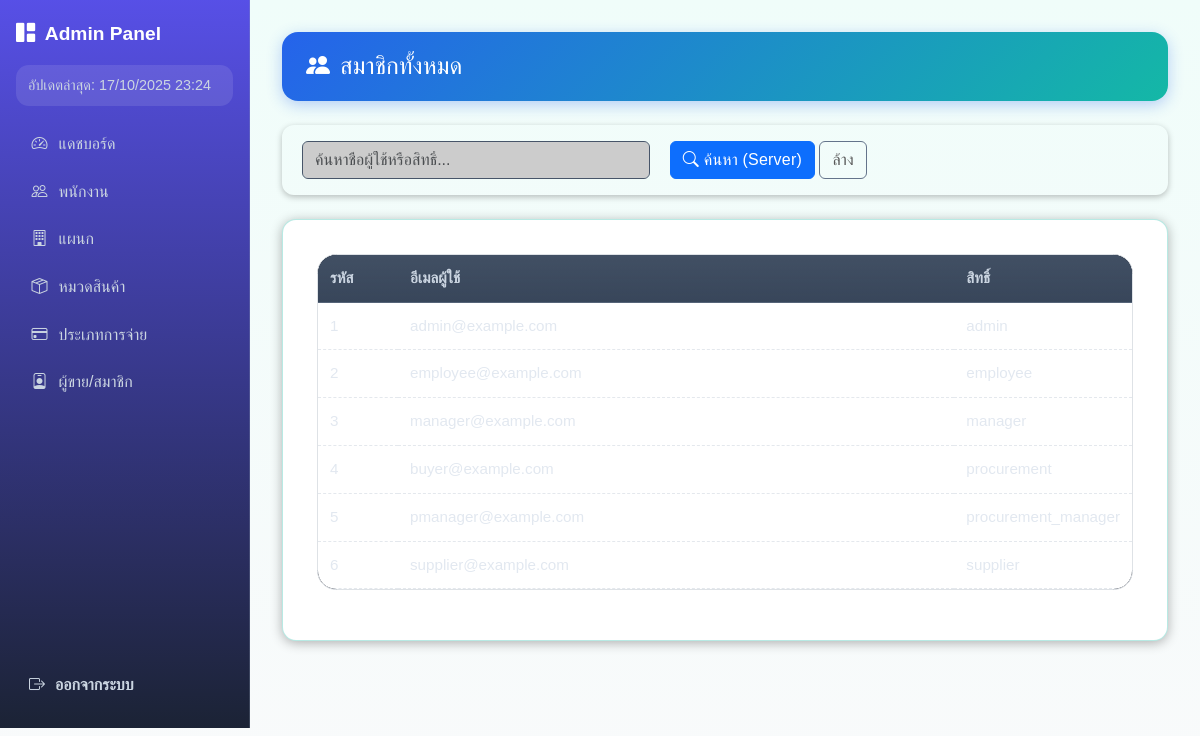
The app's page /admin/supplierManagement.php with its own data.
### tables this page shows
CREATE TABLE `users` (
  `user_id` int(11) NOT NULL,
  `email` varchar(190) NOT NULL,
  `password_hash` varchar(255) NOT NULL,
  `role` enum('admin','employee','manager','procurement','procurement_manager','supplier') NOT NULL,
  `status` enum('active','inactive','locked') NOT NULL DEFAULT 'active',
  `employee_id` int(11) DEFAULT NULL,
  `supplier_id` int(11) DEFAULT NULL,
  `created_at` timestamp NOT NULL DEFAULT current_timestamp(),
  `updated_at` timestamp NULL DEFAULT NULL ON UPDATE current_timestamp()
);

### admin/supplierManagement.php (the view, shortened to what this page needs)
<?php
include("../connect.php");
$search = trim($_GET['q'] ?? '');
if ($search !== '') {
  $stmt = $conn->prepare("SELECT user_id, email, role FROM users WHERE email LIKE ? ORDER BY user_id");
  $like = "%" . $search . "%";
  $stmt->bind_param('s', $like);
  $stmt->execute();
  $result = $stmt->get_result();
} else {
  $result = $conn->query("SELECT user_id, email, role FROM users ORDER BY user_id");
}
require __DIR__ . '/partials/admin_header.php';
?>
<!DOCTYPE html>
<html lang="th">
<head>
<link href="https://cdn.jsdelivr.net/npm/bootstrap@5.3.3/dist/css/bootstrap.min.css" rel="stylesheet">
<link href="https://cdn.jsdelivr.net/npm/bootstrap-icons@1.11.3/font/bootstrap-icons.css" rel="stylesheet">
</head>
<body>
<div class="main-wrapper">
  <div class="page-head">
    <h2><i class="bi bi-people-fill"></i> สมาชิกทั้งหมด</h2>
  </div>
  <div class="search-bar">
    <form class="row g-2" method="get" action="supplierManagement.php"" onsubmit="return false;">
      <div class="col-md-5 col-sm-8">
        <input id="liveSearch" type="search" name="q" value="<?= htmlspecialchars($search) ?>"
               class="form-control" placeholder="ค้นหาชื่อผู้ใช้หรือสิทธิ์..." autocomplete="off">
      </div>
      <div class="col-auto">
        <button id="serverSearch" class="btn btn-primary"><i class="bi bi-search"></i> ค้นหา (Server)</button>
        <a href="supplierManagement.php" class="btn btn-outline-secondary">ล้าง</a>
      </div>
    </form>
  </div>
  <div class="card">
    <div class="card-body">
      <div class="table-responsive">
        <table class="table align-middle table-hover">
          <thead>
            <tr>
              <th style="width:80px">รหัส</th>
              <th>อีเมลผู้ใช้</th>
              <th style="width:160px">สิทธิ์</th>
            </tr>
          </thead>
          <tbody id="memberTbody">
            <?php while($row = $result->fetch_assoc()): ?>
              <tr data-username="<?= htmlspecialchars(strtolower($row['email'])) ?>" data-role="<?= htmlspecialchars(strtolower($row['role'])) ?>">
                <td><?= (int)$row['user_id'] ?></td>
                <td><?= htmlspecialchars($row['email']) ?></td>
                <td><?= htmlspecialchars($row['role']) ?></td>
              </tr>
            <?php endwhile; ?>
          </tbody>
        </table>
      </div>
    </div>
  </div>
</div>
</body>
</html>

### assets/css/app-theme.css (style rules this page uses)
:root { --font-sans: "Inter", "Prompt", system-ui, -apple-system, Segoe UI, Roboto, "Helvetica Neue", Arial, "Noto Sans", "Apple Color Emoji", "Segoe UI Emoji", "Segoe UI Symbol"; --radius-sm: .4rem; --radius: .8rem; --radius-lg: 1.2rem; --shadow-1: 0 1px 2px rgba(0,0,0,.06), 0 1px 1px rgba(0,0,0,.04); --shadow-2: 0 6px 16px rgba(0,0,0,.08), 0 2px 6px rgba(0,0,0,.04); --bg: #0f172a; --panel: #0b1220; --muted: #94a3b8; --text: #e5e7eb; --primary: #4f46e5; --primary-700: #4338ca; --accent: #14b8a6; --success: #10b981; --warning: #f59e0b; --danger: #f43f5e; --line: rgba(148,163,184,.25); --surface: #111827; --surface-2: #0b1324; --chip: rgba(79,70,229,.12); }
* { box-sizing:border-box }
html,body { height:100% }
body { margin:0; font-family: var(--font-sans); background: radial-gradient(1200px 600px at 10% -10%, rgba(79,70,229,.15), transparent 60%), radial-gradient(800px 400px at 90% 10%, rgba(20,184,166,.10), transparent 55%), var(--bg); color:var(--text); line-height:1.6; }
a { color:var(--accent); text-decoration:none }
h1,h2,h3 { line-height:1.25; margin:0 0 .6rem }
h2 { font-size:1.4rem }
.card { background: linear-gradient(180deg, rgba(255,255,255,.03), rgba(255,255,255,.01)); border:1px solid var(--line); border-radius:var(--radius-lg); box-shadow:var(--shadow-1); padding:18px 18px; }
.btn { display:inline-flex; align-items:center; gap:8px; border-radius:999px; padding:10px 16px; border:1px solid transparent; font-weight:600; letter-spacing:.2px; cursor:pointer; transition:.2s; background:var(--surface); color:var(--text); border-color:var(--line); }
.row { display:grid; gap:12px; grid-template-columns:repeat(12, 1fr) }
.table { width:100%; border-collapse:separate; border-spacing:0; font-size:.95rem; border:1px solid var(--line); border-radius:var(--radius-lg); overflow:hidden; background:var(--surface); }
.table thead th { text-align:left; font-weight:700; color:#cbd5e1; background:linear-gradient(180deg, rgba(148,163,184,.15), rgba(148,163,184,.05)); padding:12px; border-bottom:1px solid var(--line) }
.table tbody td { padding:12px; border-bottom:1px dashed var(--line); color:#e2e8f0 }

### admin/partials/admin_header.php (style rules this page uses)
html, body { margin: 0; height: 100%; background: var(--bg); color: var(--text); font-family: var(--font-sans); }

### admin/supplierManagement.php (style rules this page uses)
body { background: linear-gradient(180deg, #f0fdfa, #f9fafb); color: #0f172a; font-family: "Prompt", sans-serif; }
.main-wrapper { padding: 2rem; }
.page-head { background: linear-gradient(135deg, #2563eb, #14b8a6); color: #fff; border-radius: 16px; padding: 1.25rem 1.5rem; box-shadow: 0 4px 15px rgba(37,99,235,0.3); display: flex; justify-content: space-between; align-items: center; }
.page-head h2 { font-size: 1.5rem; margin: 0; display: flex; align-items: center; gap: 10px; }
.search-bar { margin-top: 1.5rem; border-radius: 12px; padding: 1rem 1.25rem; box-shadow: 0 2px 6px rgba(0,0,0,0.25); }
.card { background: #ffffffff; border: 1px solid rgba(20,184,166,0.3); border-radius: 14px; box-shadow: 0 2px 12px rgba(0,0,0,0.3); margin-top: 1.5rem; }
table { color: #e2e8f0; }
table thead { background: #334155; color: #a5f3fc; }
input.form-control { background-color: #ccccccff; border: 1px solid #475569; color: #737373ff; }
.btn-outline-secondary { border-color: #64748b; color: #585858ff; }

### records on screen
users: user_id "1", email "admin@example.com", role "admin"
users: user_id "2", email "employee@example.com", role "employee"
users: user_id "3", email "manager@example.com", role "manager"
users: user_id "4", email "buyer@example.com", role "procurement"
users: user_id "5", email "pmanager@example.com", role "procurement_manager"
users: user_id "6", email "supplier@example.com", role "supplier"
